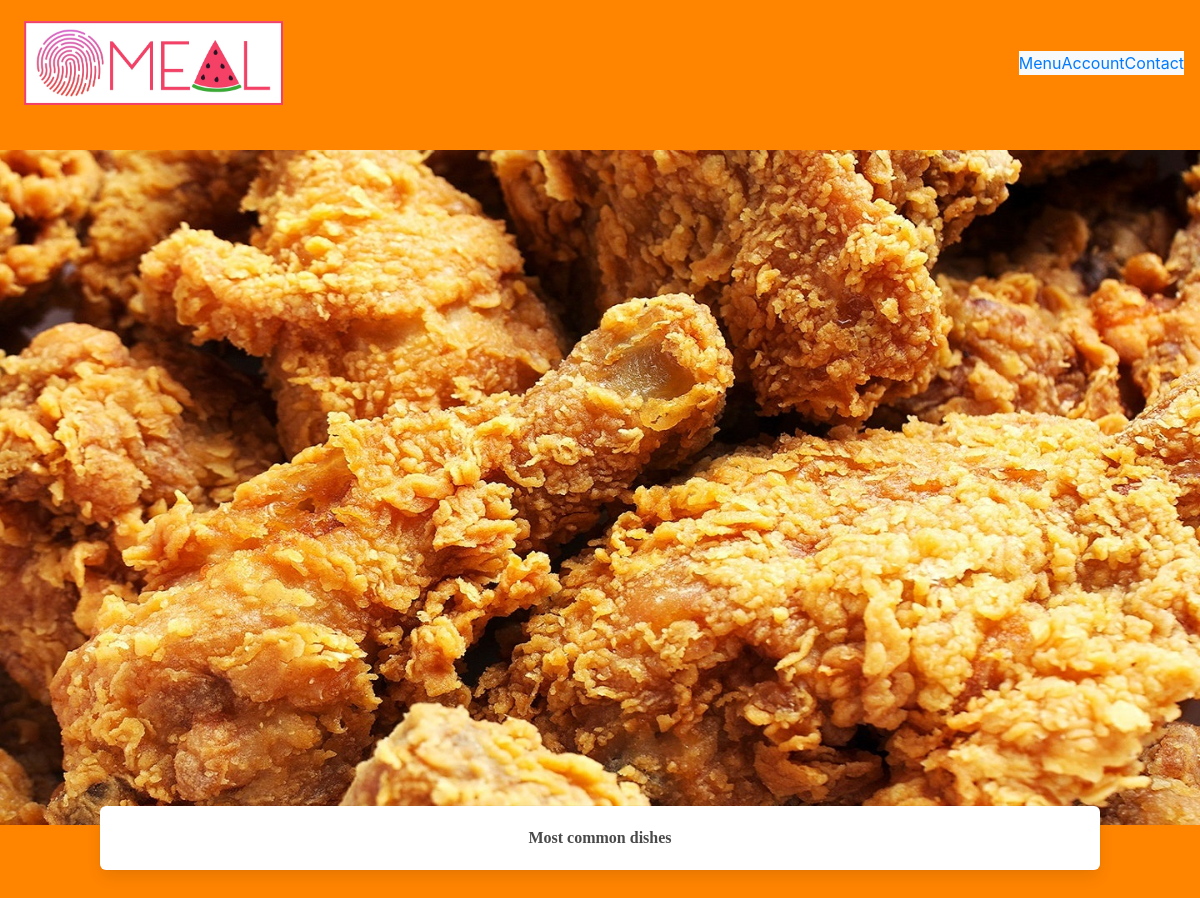
The app's page /most_common_dishes, older data.
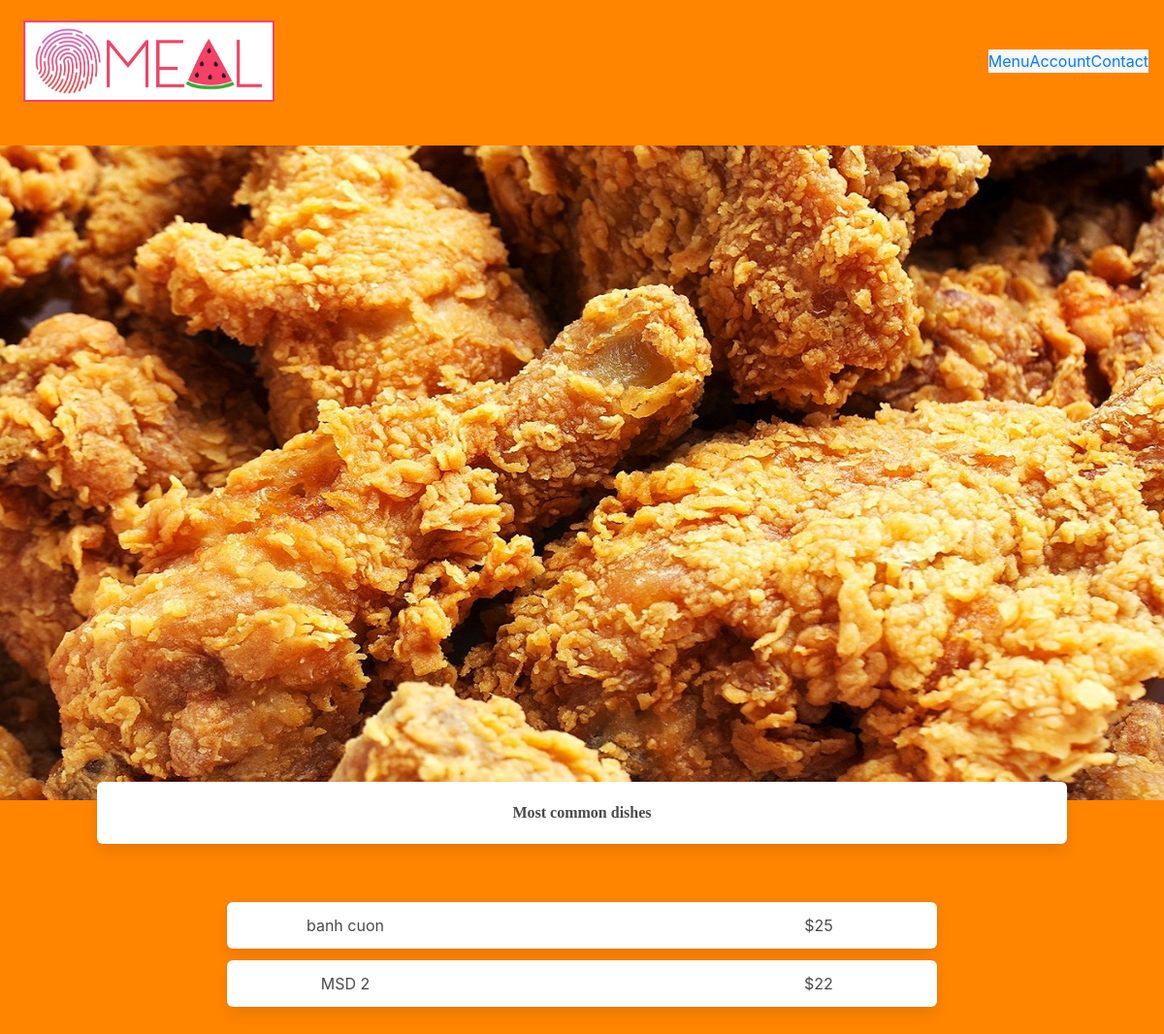
The same page, newer data.
### main.py (models this page shows, shortened)
class MostCommonDishes(db.Model):
    id = db.Column(db.Integer, primary_key=True)
    name = db.Column(db.String(200), nullable=False)
    price = db.Column(db.Integer)

### main.py (the view)
@main.route('/most_common_dishes', methods=['GET'])
def most_common_dishes():
    dishes = MostCommonDishes.query.order_by(MostCommonDishes.id).all()
    return render_template('view_option/view_menu/most_common_dishes.html', dishes=dishes)

### templates/view_option/view_menu/most_common_dishes.html (shortened to what this page needs)
{% extends "base.html" %}
{% block head%}
    <link rel= "stylesheet" type= "text/css" href= "{{ url_for('static',filename='styles/view_menu/style_each_menu.css') }}">
{%endblock%}
{% block body%}
<img src="../../../static/img/most_common_dishes.jpg" alt="">
<div class="box choosing-option has-text-weight-bold">Most common dishes</div>
<section class="section">
    {% for dish in dishes %}
    <div class="container">
        <div class=" columns has-text-centered is-mobile">
            <div class="column is-1"></div>
            <a href="/most_common_dishes/{{dish.id}}" class="column box has-text-centered is-8">
                <div class="columns is-mobile">
                    <div class="column is1">{{ dish.name }}</div>
                    <div class="column is7"></div>
                    <div class="column is4">${{ dish.price }}</div>
                </div>
            </a>
            <div class="column is-1"></div>
        </div>
    </div>
    {% endfor %}
</section>
{%endblock%}

### templates/base.html (shortened to what this page needs)
<!DOCTYPE html>
<html lang="en">
<head>
    <link rel="stylesheet" href="https://cdnjs.cloudflare.com/ajax/libs/bulma/0.7.2/css/bulma.min.css" />
    <link rel= "stylesheet" type= "text/css" href= "{{ url_for('static',filename='styles/style_nav.css') }}">
      <link
      rel="stylesheet"
      href="https://stackpath.bootstrapcdn.com/bootstrap/4.4.1/css/bootstrap.min.css"
    />
    <link
      rel="stylesheet"
      href="https://stackpath.bootstrapcdn.com/font-awesome/4.7.0/css/font-awesome.min.css"
    />
    {% block head %}{% endblock %}
</head>
{% if request.url_rule.endpoint != "confirm_order" and request.url_rule.endpoint != "order_status" %}
<body>
  <div class = "block">
    <div class = "navbar nav-color" role="navigation" aria-label="main navigation">
        <div class = "navbar-brand">
            <a href = "#" class = "nav-item">
                <img src="../static/img/app_logo.jpg" alt = "site-logo" style = "max-height: 100px" class = "py-2 px-2">
            </a>
        </div>
    <nav class = "navbar-left navbar-expand-lg navbar-light bg-light">
        <div class = "collapse navbar-collapse" id = "navbar">
            <div class = "navbar-nav">
              <a class = "nav-item" href = "{{ url_for('menu_option') }}">Menu</a>
                <a class = "nav-item" href = "{{ url_for('view_account') }}">Account</a>
                <a class = "nav-item" href = "{{ url_for('contact_us') }}">Contact</a>
            </div>
        </div>
    </nav>
</div>
    </div>
{% endif %}
    {% block body %}{% endblock %}
</body>
</html>

### static/styles/style_nav.css (style rules this page uses)
.nav-color { background-color: rgb(255, 132, 0); }

### static/styles/view_menu/style_each_menu.css (style rules this page uses)
:root { --primary-color: rgb(255, 132, 0); }
body, html { background-color:var(--primary-color) }
.box { width: 83.3333%; margin-left: 8.3333%; }
.choosing-option { display: inline-block; margin-top: -20%; text-align: center; font-weight: 800; font-family: "Bell Gothic Std Light"; }

Row changes from the older to the newer data that the page shows:
added MostCommonDishes: name "banh cuon", price "25"
added MostCommonDishes: name "MSD 2", price "22"
